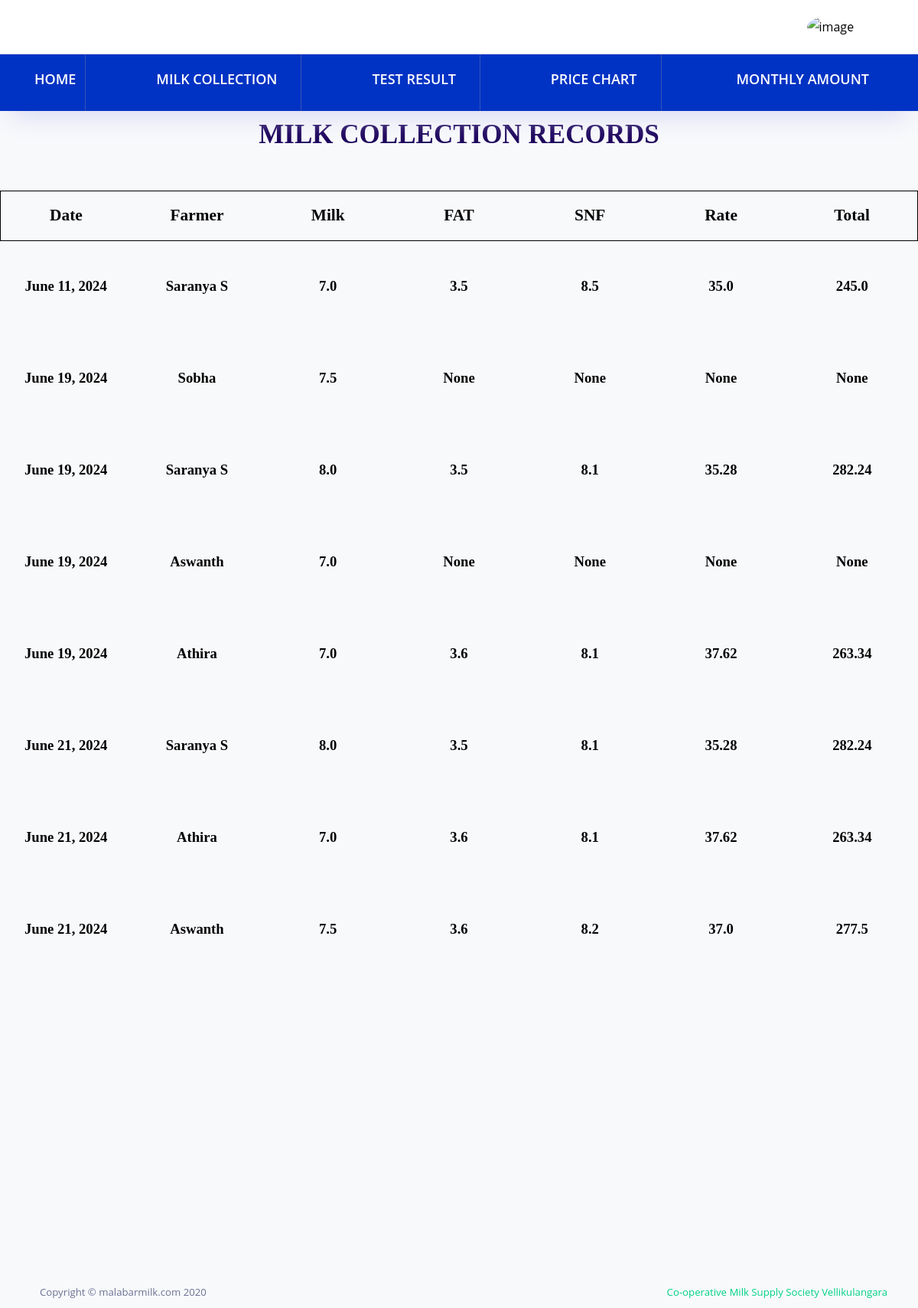
Page /empapp/milkrecordview/ on the committed database.
### empapp/models.py (models this page shows)
class milkdb(models.Model):
    Date = models.DateField(auto_now=True)
    Farmer = models.CharField(max_length=1000, null=True, blank=True)
    Milk = models.FloatField(null=True, blank=True)
    FAT = models.FloatField(null=True, blank=True)
    SNF = models.FloatField(null=True, blank=True)
    Rate = models.FloatField(null=True, blank=True)
    Totalrate = models.FloatField(null=True, blank=True)

### empapp/views.py (the view)
# urls.py: path('milkrecordview/', views.milkrecordview, name="milkrecordview"),
def milkrecordview(req):
    data = milkdb.objects.all()
    return render(req, "viewmilkrecord.html", {'data': data})

### empapp/templates/viewmilkrecord.html (shortened to what this page needs)
<!DOCTYPE html>
{% extends 'milkcollectorhome.html' %}
{% load static %}
{% block content %}
<html lang="en">
<head>
</head>
<body>
<div>
    <h1>MILK COLLECTION RECORDS</h1></div><br><br>
<table width="100%">
    <tr style="border:1px solid black;">
        <td class="th">Date</td>
        <td class="th">Farmer</td>
        <td class="th">Milk</td>
        <td class="th">FAT</td>
        <td class="th">SNF</td>
        <td class="th">Rate</td>
        <td class="th">Total</td>
    </tr>
    {% for i in data %}
    <tr style="margin-top:20px;">
        <td>{{i.Date}} </td>
        <td>{{i.Farmer}}</td>
        <td>{{i.Milk}}</td>
        <td>{{i.FAT}}</td>
        <td>{{i.SNF}}</td>
        <td>{{i.Rate}}</td>
        <td>{{i.Totalrate}}</td>
    </tr>
    {% endfor %}
</table>
</body>
</html>
{% endblock %}

### empapp/templates/viewmilkrecord.html (style rules this page uses)
h1 { color:rgb(28, 4, 92); font-family: 'Times New Roman', Times, serif; font-weight: bold; padding-top:10px; text-align:center; border-radius:30px; }
.th { font-size:16pt; font-weight:bold; width:10%; height:65px; text-align:center; border-radius:15px; }
td { width:10%; height:120px; text-align:center; font-weight:600; border-radius:40px; font-size:14pt; font-family:Times New Roman; }

### rows in the picture
milkdb: Date "June 11, 2024", Farmer "Saranya S", Milk "7.0", FAT "3.5", SNF "8.5", Rate "35.0", Totalrate "245.0"
milkdb: Date "June 19, 2024", Farmer "Sobha", Milk "7.5", FAT "None", SNF "None", Rate "None", Totalrate "None"
milkdb: Date "June 19, 2024", Farmer "Saranya S", Milk "8.0", FAT "3.5", SNF "8.1", Rate "35.28", Totalrate "282.24"
milkdb: Date "June 19, 2024", Farmer "Aswanth", Milk "7.0", FAT "None", SNF "None", Rate "None", Totalrate "None"
milkdb: Date "June 19, 2024", Farmer "Athira", Milk "7.0", FAT "3.6", SNF "8.1", Rate "37.62", Totalrate "263.34"
milkdb: Date "June 21, 2024", Farmer "Saranya S", Milk "8.0", FAT "3.5", SNF "8.1", Rate "35.28", Totalrate "282.24"
milkdb: Date "June 21, 2024", Farmer "Athira", Milk "7.0", FAT "3.6", SNF "8.1", Rate "37.62", Totalrate "263.34"
milkdb: Date "June 21, 2024", Farmer "Aswanth", Milk "7.5", FAT "3.6", SNF "8.2", Rate "37.0", Totalrate "277.5"
